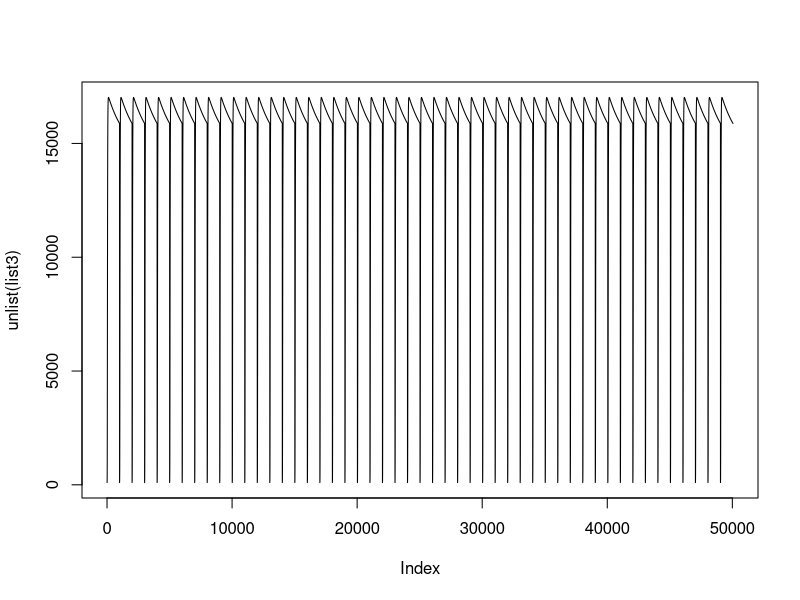
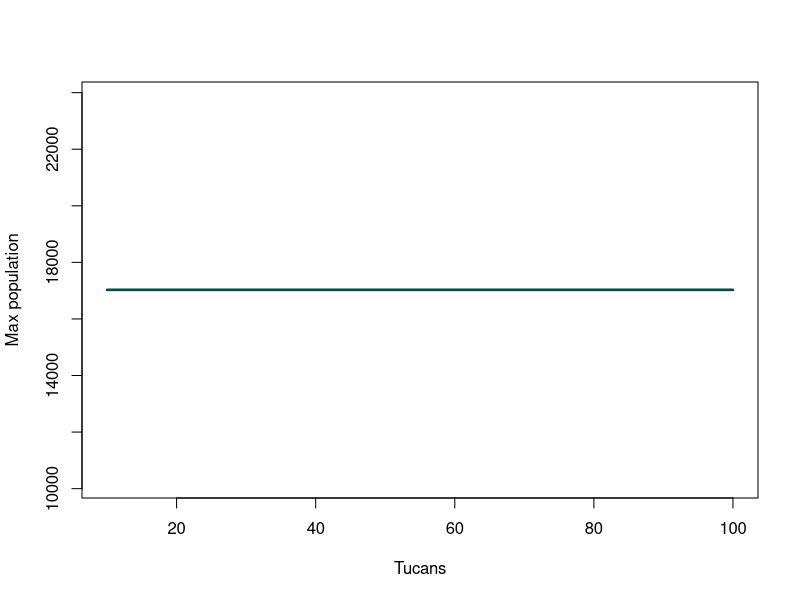
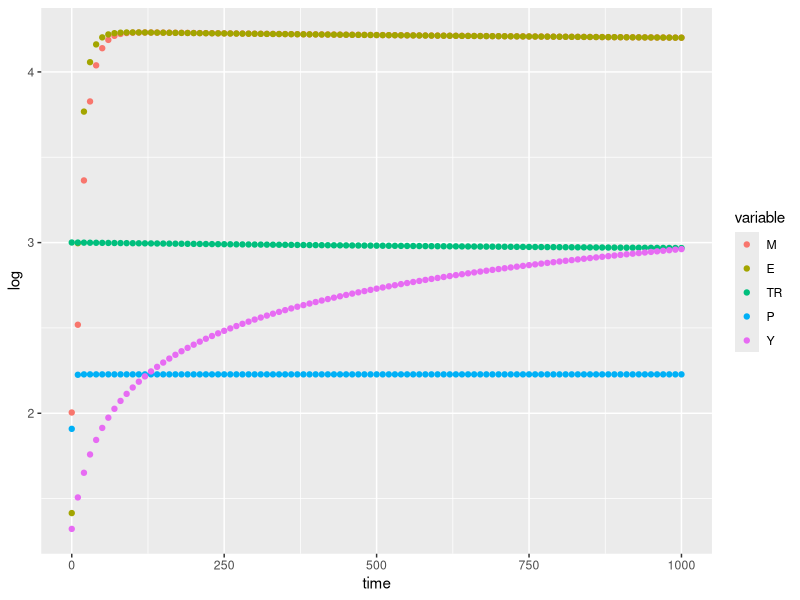

Generate these figures, in order, with R:
library(deSolve)
library(ggplot2)
library(reshape2)

time <- seq(0, 1000, by = 1)
state <- c(M=100,E=25,TR=1000,P=80,Y=20)


rm(out.m)
parameterslist<-list()
list.of.results<-list()
list3<-list()
#sample(seq(20, 200, by = 10),size=1))
#sample(seq(0, 200, by = 10),size=1)

for(i in 1:50){

  parameters <- c(c=.05,#convertion rate of eggs
                  d=.001,#convercio rate of fruit
                  b=.1,#death rate off eggs by tucans
                  he=1,#handling time eggs by tucans
                  gamma=1/10,#rate of eggs becoming adults
                  alpha=.1,#dispersal of trees by tucans
                  r=.8,#dispersal efficiency
                  s=.5,#groth rate by tucans
                  ht=.1,#handling time fruit by tucans
                  kp=150,#carryng capacity tucans
                  omega=.1,#death rate of macows
                  beta=2, # rate(?) of eggs per net
                  n=1/(21300),#
                  m=.0001,#death rate of trees
                  k=10)# carryng capacity trees 20
  
  
parameterslist[[i]]<-parameters

Our.Model <- function(t, state, parameters){
  with(as.list(c(state, parameters)), {
    dE = ((beta*TR*M)/ (TR+M))  - (b*P*E)/(1+b*he*E)- gamma*E
    dM = gamma*E-omega*M
    dTR = -m*TR+n*Y
    dP = s*P*(1-P/kp)+(c*b*P*E)/(1+b*he*E)+(d*P*TR)/(1+ht*TR)
    dY = r*alpha*P*TR/(1+ht*TR)*(1/(1+(Y+TR)/k))-n*Y
    return(list(c(dM, dE,dTR,dP,dY)))
  })
}

out <- ode(y = state, times = time, func = Our.Model, parms = parameters)

## Ploting
out.df = as.data.frame(out) # required by ggplot: data object must be a data frame

out.m = melt(out.df, id.vars='time') # this makes plotting easier by puting all variables in a single column

list.of.results[[i]] = melt(out.df, id.vars='time')
out.m$log<-log10(out.m$value+1)
p <- ggplot(out.m, aes(time, log, color = variable)) + geom_point()
p


#plot(out.m$time,out.m$value,col=out.m$variable,pch=20)#,log='y')
#legend('topright', legend=c('E','TR','E','TR'),
     #  col=as.factor(levels(out.m$variable)), pch=20, cex=1)
#mtext(paste(i),at=1)

list3[[i]]<-subset(list.of.results[[i]]$value,list.of.results[[i]]$variable=='M')
}
#parameterslist[[22]]

plot(unlist(list3),type='l')


#### Bifurcation Diagram #####






## this block calculates solutions for many K's, it should take some time
KK = seq(from = 10, to=100, by=5)
rminmax = matrix(NA, ncol=2, nrow=length(KK))#resource minimum and maximum
cminmax = matrix(NA, ncol=2, nrow=length(KK))#consumer minimux ans maximum

## Loop over all values of K andd get min and max population sizes
for(i in 1:length(KK)){
  parmsi = c(c=.05,#convertion rate of eggs
             d=.001,#convercio rate of fruit
             b=0.1,#death rate off eggs by tucans
             he=1,#handling time eggs by tucans
             gamma=1/10,#rate of eggs becoming adults
             alpha=.1,#dispersal of trees by tucans
             r=.8,#dispersal efficiency
             s=.5,#groth rate by tucans
             ht=.1,#handling time fruit by tucans
             kp=150,#carryng capacity tucans
             omega=.1,#death rate of macows
             beta=2, # rate(?) of eggs per net
             n=1/(21300),#
             m=.0001,#death rate of trees
             k=10)# carryng capacity trees 20
  
  
  
  y0 = c(M=100,E=25,TR=1000,P=80,Y=20)
  out3 = ode(y=y0, times = time <- seq(0, 1000, by = 10), func = Our.Model, parms = parmsi)
  rminmax[i,] = range(out3[(nrow(out3)-101):nrow(out3),2])
  cminmax[i,] = range(out3[(nrow(out3)-101):nrow(out3),3])
}
plot(x=KK, y=rminmax[,2], type="l", lwd=2, col="blue", 
     xlab="Tucans", ylab="Max population")
























points(x=KK, y=rminmax[,2], type="l", lwd=2, col="blue")
points(x=KK, y=cminmax[,1], type="l", lwd=2, col="darkgreen",ylim=range(rminmax))
points(x=KK, y=cminmax[,2], type="l", lwd=2, col="darkgreen",ylim=range(rminmax))

out.df = as.data.frame(out3) # required by ggplot: data object must be a data frame

out.m = melt(out.df, id.vars='time') # this makes plotting easier by puting all variables in a single column

list.of.results[[i]] = melt(out.df, id.vars='time')
out.m$log<-log10(out.m$value+1)
p <- ggplot(out.m, aes(time, log, color = variable)) + geom_point()
p
